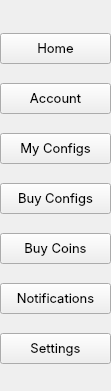
   <widget class="QWidget" name="sideMenu" native="true">
    <property name="geometry">
     <rect>
      <x>400</x>
      <y>3</y>
      <width>111</width>
      <height>391</height>
     </rect>
    </property>
    <property name="styleSheet">
     <string notr="true">#sideMenu {
    background-color: rgb(30, 41, 59);
    border-radius:14px;
}
#sideMenu QPushButton {
    background-color: transparent;
    color: rgb(241, 245, 249);
    padding: 8px 16px;
    text-align: left;
    border: none;
}
#sideMenu QPushButton:hover {
    background-color: rgb(51, 65, 85);
}
#sideMenu QPushButton:checked {
    background-color: rgb(59, 130, 246);
    color: white;
}</string>
    </property>
    <widget class="QPushButton" name="homeButton_sideMenu">
     <property name="geometry">
      <rect>
       <x>0</x>
       <y>33</y>
       <width>111</width>
       <height>31</height>
      </rect>
     </property>
     <property name="font">
      <font>
       <family>SF Pro Display</family>
       <pointsize>10</pointsize>
      </font>
     </property>
     <property name="text">
      <string>Home</string>
     </property>
    </widget>
    <widget class="QPushButton" name="accountButton_sideMenu">
     <property name="geometry">
      <rect>
       <x>0</x>
       <y>83</y>
       <width>111</width>
       <height>31</height>
      </rect>
     </property>
     <property name="font">
      <font>
       <family>SF Pro Display</family>
       <pointsize>10</pointsize>
      </font>
     </property>
     <property name="text">
      <string>Account</string>
     </property>
    </widget>
    <widget class="QPushButton" name="myconfigsButton_sideMenu">
     <property name="geometry">
      <rect>
       <x>0</x>
       <y>133</y>
       <width>111</width>
       <height>31</height>
      </rect>
     </property>
     <property name="font">
      <font>
       <family>SF Pro Display</family>
       <pointsize>10</pointsize>
      </font>
     </property>
     <property name="text">
      <string>My Configs</string>
     </property>
    </widget>
    <widget class="QPushButton" name="buyconfigButton_sideMenu">
     <property name="geometry">
      <rect>
       <x>0</x>
       <y>183</y>
       <width>111</width>
       <height>31</height>
      </rect>
     </property>
     <property name="font">
      <font>
       <family>SF Pro Display</family>
       <pointsize>10</pointsize>
      </font>
     </property>
     <property name="text">
      <string>Buy Configs</string>
     </property>
    </widget>
    <widget class="QPushButton" name="settingsButton_sideMenu">
     <property name="geometry">
      <rect>
       <x>0</x>
       <y>333</y>
       <width>111</width>
       <height>31</height>
      </rect>
     </property>
     <property name="font">
      <font>
       <family>SF Pro Display</family>
       <pointsize>10</pointsize>
      </font>
     </property>
     <property name="text">
      <string>Settings</string>
     </property>
    </widget>
    <widget class="QPushButton" name="buycoinButton_sideMenu">
     <property name="geometry">
      <rect>
       <x>0</x>
       <y>233</y>
       <width>111</width>
       <height>31</height>
      </rect>
     </property>
     <property name="font">
      <font>
       <family>SF Pro Display</family>
       <pointsize>10</pointsize>
      </font>
     </property>
     <property name="text">
      <string>Buy Coins</string>
     </property>
    </widget>
    <widget class="QPushButton" name="notificationsButton_sideMenu">
     <property name="geometry">
      <rect>
       <x>0</x>
       <y>283</y>
       <width>111</width>
       <height>31</height>
      </rect>
     </property>
     <property name="font">
      <font>
       <family>SF Pro Display</family>
       <pointsize>10</pointsize>
      </font>
     </property>
     <property name="text">
      <string>Notifications</string>
     </property>
    </widget>
   </widget>
